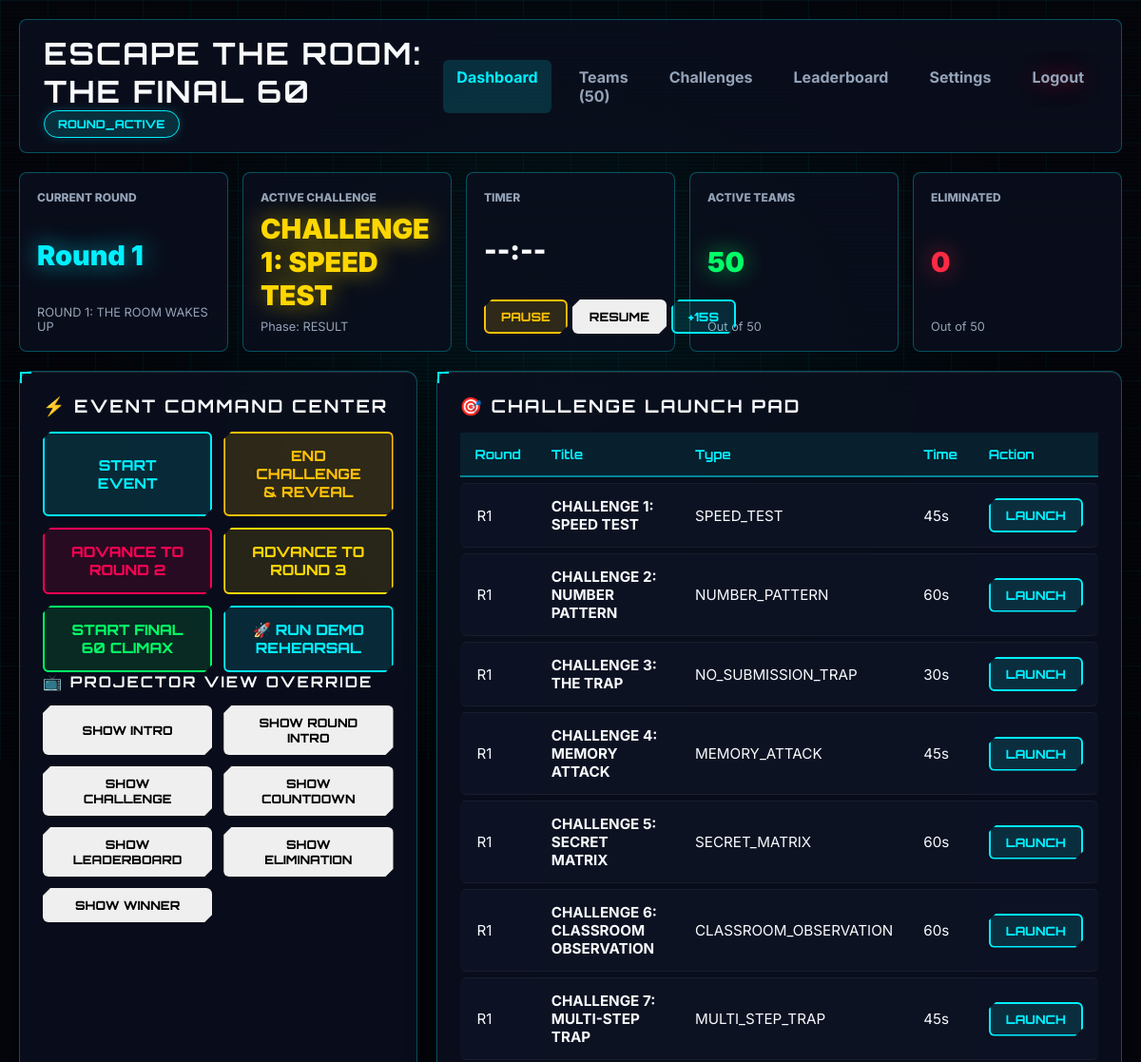
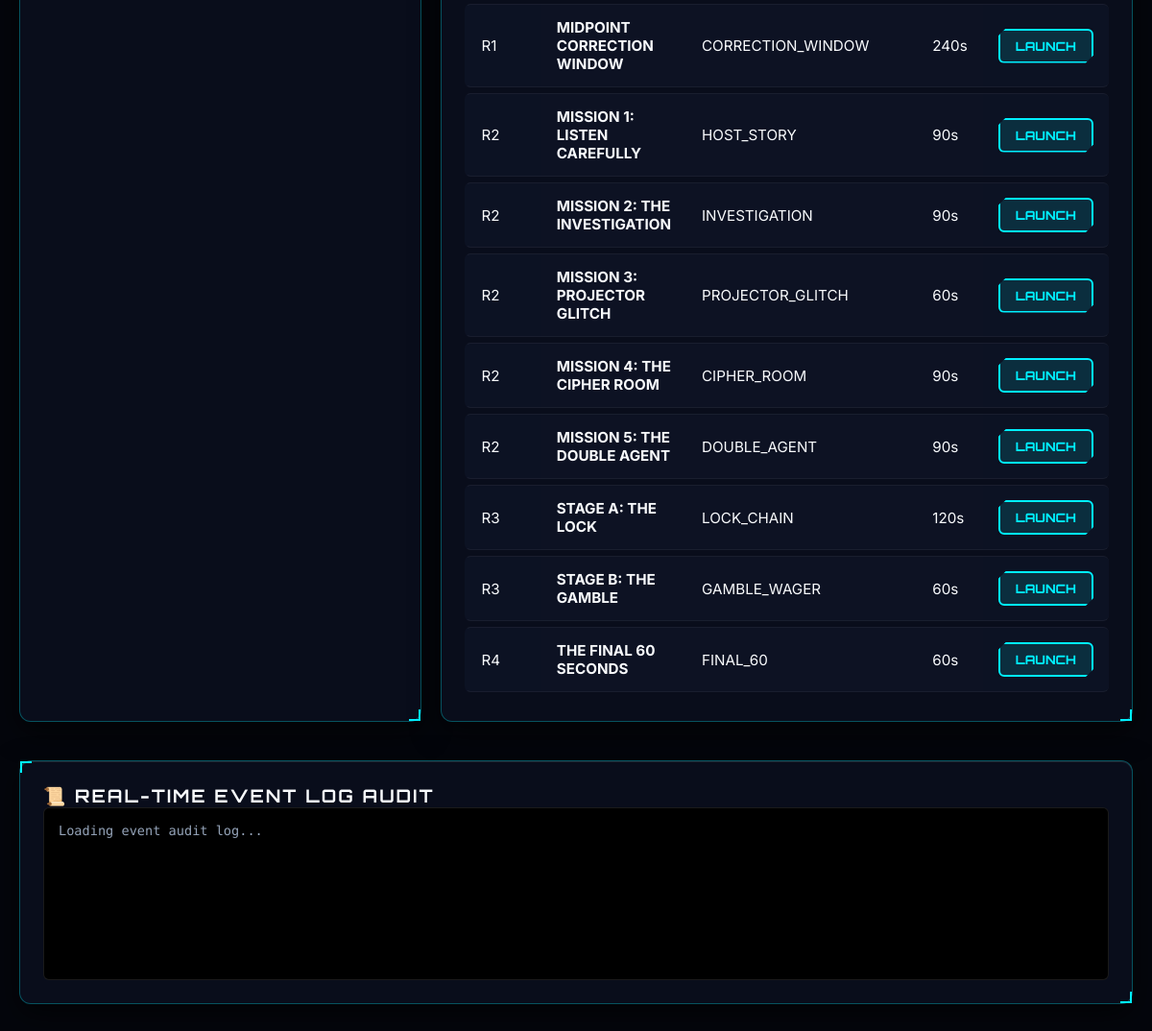
Screenshot of /host/dashboard (signed in) with the database file from the repository (2 pictures, top to bottom).
### tables this page shows
CREATE TABLE event (
    id INTEGER PRIMARY KEY AUTOINCREMENT,
    event_name TEXT NOT NULL DEFAULT 'ESCAPE THE ROOM: THE FINAL 60',
    status TEXT NOT NULL DEFAULT 'IDLE', -- IDLE, ROUND_ACTIVE, PAUSED, ROUND_COMPLETE, FINAL_ACTIVE, ENDED
    current_round INTEGER NOT NULL DEFAULT 1, -- 1 (R1), 2 (R2), 3 (R3), 4 (Final 60)
    current_challenge_id INTEGER DEFAULT NULL,
    current_phase TEXT NOT NULL DEFAULT 'INTRO', -- INTRO, ROUND_INTRO, CHALLENGE, COUNTDOWN, WARNING, RESULT, LEADERBOARD, ELIMINATION, FINAL_60, WINNER
    challenge_start_time REAL DEFAULT NULL,
    challenge_paused_at REAL DEFAULT NULL,
    pause_accumulated_sec REAL DEFAULT 0,
    challenge_duration_sec INTEGER DEFAULT 0,
    updated_at TIMESTAMP DEFAULT CURRENT_TIMESTAMP
);

CREATE TABLE rounds (
    id INTEGER PRIMARY KEY AUTOINCREMENT,
    round_number INTEGER UNIQUE NOT NULL,
    title TEXT NOT NULL,
    subtitle TEXT NOT NULL,
    status TEXT NOT NULL DEFAULT 'PENDING', -- PENDING, IN_PROGRESS, COMPLETED
    start_team_count INTEGER NOT NULL,
    end_team_count INTEGER NOT NULL,
    target_duration_min INTEGER NOT NULL
);

CREATE TABLE challenges (
    id INTEGER PRIMARY KEY AUTOINCREMENT,
    round_id INTEGER NOT NULL,
    mission_id INTEGER DEFAULT 1,
    challenge_key TEXT UNIQUE NOT NULL,
    title TEXT NOT NULL,
    description TEXT,
    challenge_type TEXT NOT NULL, -- SPEED_TEST, NUMBER_PATTERN, NO_SUBMISSION_TRAP, MEMORY_ATTACK, SECRET_MATRIX, CLASSROOM_OBSERVATION, MULTI_STEP_TRAP, CORRECTION_WINDOW, HOST_STORY, INVESTIGATION, PROJECTOR_GLITCH, CIPHER_ROOM, DOUBLE_AGENT, LOCK_CHAIN, GAMBLE_WAGER, FINAL_60
    duration_sec INTEGER NOT NULL DEFAULT 60,
    correct_answer TEXT,
    expected_action TEXT DEFAULT 'SUBMIT_ANSWER', -- SUBMIT_ANSWER, NO_SUBMISSION, SELECT_OPTION, ENTER_CODE, CHOOSE_WAGER
    base_points INTEGER NOT NULL DEFAULT 10,
    speed_bonus_points INTEGER NOT NULL DEFAULT 0,
    penalty_points INTEGER NOT NULL DEFAULT 0,
    difficulty TEXT NOT NULL DEFAULT 'EASY', -- EASY, MEDIUM, HARD, MONSTER
    display_data_json TEXT,
    options_json TEXT,
    order_index INTEGER NOT NULL DEFAULT 1,
    FOREIGN KEY (round_id) REFERENCES rounds (id)
);

### routes/host_routes.py (the view)
@host_bp.route('/')
@host_bp.route('/dashboard')
def dashboard():
    state = RoundManager.get_current_state()
    remaining, is_running, is_paused = TimerManager.get_remaining_sec()
    state['timer'] = {
        "remaining": remaining,
        "is_running": is_running,
        "is_paused": is_paused
    }
    challenges = query_db("SELECT * FROM challenges ORDER BY round_id ASC, order_index ASC")
    rounds = query_db("SELECT * FROM rounds ORDER BY round_number ASC")
    return render_template('host/dashboard.html', state=state, challenges=challenges, rounds=rounds, local_ip=LOCAL_IP, port=PORT)

### database.py (called while the page is built)
def get_db():
    os.makedirs(os.path.dirname(DATABASE_PATH), exist_ok=True)
    conn = sqlite3.connect(DATABASE_PATH, timeout=15)
    conn.row_factory = sqlite3.Row
    conn.execute("PRAGMA foreign_keys = ON;")
    return conn

def query_db(query, args=(), one=False):
    conn = get_db()
    try:
        cur = conn.cursor()
        cur.execute(query, args)
        rv = cur.fetchall()
        return (rv[0] if rv else None) if one else rv
    finally:
        conn.close()

### routes/host_routes.py (called while the page is built)
def check_host_auth():
    return session.get('is_host', False)

@host_bp.before_request
def require_host_login():
    if request.endpoint and 'login' not in request.endpoint and not check_host_auth():
        return redirect(url_for('host.login'))

### templates/host/dashboard.html (shortened to what this page needs)
{% extends "base.html" %}
{% block extra_css %}<link rel="stylesheet" href="{{ url_for('static', filename='css/host.css') }}">{% endblock %}
{% block content %}
<div class="host-layout">
    <header class="host-header">
        <div class="header-title">
            <h1>ESCAPE THE ROOM: THE FINAL 60</h1>
            <span class="status-pill status-{{ state.status|lower }}">{{ state.status }}</span>
        </div>
        <div class="header-nav">
            <a href="{{ url_for('host.dashboard') }}" class="active">Dashboard</a>
            <a href="{{ url_for('host.teams') }}">Teams (50)</a>
            <a href="{{ url_for('host.challenges') }}">Challenges</a>
            <a href="{{ url_for('host.leaderboard') }}">Leaderboard</a>
            <a href="{{ url_for('host.settings') }}">Settings</a>
            <a href="{{ url_for('host.logout') }}" class="text-danger">Logout</a>
        </div>
    </header>
    <div class="kpi-grid">
        <div class="kpi-card">
            <span class="kpi-label">CURRENT ROUND</span>
            <span class="kpi-value text-cyan" id="kpi-round">Round {{ state.current_round }}</span>
            <span class="kpi-sub" id="kpi-round-title">{{ state.round_title }}</span>
        </div>
        <div class="kpi-card">
            <span class="kpi-label">ACTIVE CHALLENGE</span>
            <span class="kpi-value text-gold" id="kpi-challenge">
                {% if state.active_challenge %}{{ state.active_challenge.title }}{% else %}NO ACTIVE CHALLENGE{% endif %}
            </span>
            <span class="kpi-sub" id="kpi-phase">Phase: {{ state.current_phase }}</span>
        </div>
        <div class="kpi-card">
            <span class="kpi-label">TIMER</span>
            <span class="kpi-value timer-display" id="kpi-timer">--:--</span>
            <div class="timer-controls-mini">
                <button onclick="hostAction('pause_event')" class="btn-sm btn-warning">Pause</button>
                <button onclick="hostAction('resume_event')" class="btn-sm btn-success">Resume</button>
                <button onclick="hostAction('extend_timer', {seconds: 15})" class="btn-sm btn-cyan">+15s</button>
            </div>
        </div>
        <div class="kpi-card">
            <span class="kpi-label">ACTIVE TEAMS</span>
            <span class="kpi-value text-green" id="kpi-active-count">{{ state.active_teams_count }}</span>
            <span class="kpi-sub">Out of 50</span>
        </div>
        <div class="kpi-card">
            <span class="kpi-label">ELIMINATED</span>
            <span class="kpi-value text-danger" id="kpi-eliminated-count">{{ state.eliminated_teams_count }}</span>
            <span class="kpi-sub">Out of 50</span>
        </div>
    </div>
    <div class="dashboard-main-grid">
        <div class="panel-box">
            <h3>⚡ EVENT COMMAND CENTER</h3>
            <div class="action-btn-group">
                <button onclick="hostAction('start_event')" class="btn-cyan">START EVENT</button>
                <button onclick="hostAction('end_challenge')" class="btn-warning">END CHALLENGE & REVEAL</button>
                <button onclick="hostAction('advance_round', {round_number: 2})" class="btn-magenta">ADVANCE TO ROUND 2</button>
                <button onclick="hostAction('advance_round', {round_number: 3})" class="btn-gold">ADVANCE TO ROUND 3</button>
                <button onclick="hostAction('start_final_60')" class="btn-green">START FINAL 60 CLIMAX</button>
                <button onclick="hostAction('demo_mode')" class="btn-cyan">🚀 RUN DEMO REHEARSAL</button>
            </div>
            <h4 class="mt-4">📺 PROJECTOR VIEW OVERRIDE</h4>
            <div class="action-btn-group">
                <button onclick="hostAction('set_phase', {phase: 'INTRO'})" class="btn-sm">Show Intro</button>
                <button onclick="hostAction('set_phase', {phase: 'ROUND_INTRO'})" class="btn-sm">Show Round Intro</button>
                <button onclick="hostAction('set_phase', {phase: 'CHALLENGE'})" class="btn-sm">Show Challenge</button>
                <button onclick="hostAction('set_phase', {phase: 'COUNTDOWN'})" class="btn-sm">Show Countdown</button>
                <button onclick="hostAction('set_phase', {phase: 'LEADERBOARD'})" class="btn-sm">Show Leaderboard</button>
                <button onclick="hostAction('set_phase', {phase: 'ELIMINATION'})" class="btn-sm">Show Elimination</button>
                <button onclick="hostAction('set_phase', {phase: 'WINNER'})" class="btn-sm">Show Winner</button>
            </div>
        </div>
        <div class="panel-box">
            <h3>🎯 CHALLENGE LAUNCH PAD</h3>
            <div class="table-responsive">
                <table class="hud-table">
                    <thead>
                        <tr>
                            <th>Round</th>
                            <th>Title</th>
                            <th>Type</th>
                            <th>Time</th>
                            <th>Action</th>
                        </tr>
                    </thead>
                    <tbody>
                        {% for ch in challenges %}
                        <tr class="{% if state.current_challenge_id == ch.id %}row-active{% endif %}">
                            <td>R{{ ch.round_id }}</td>
                            <td><strong>{{ ch.title }}</strong></td>
                            <td><span class="badge">{{ ch.challenge_type }}</span></td>
                            <td>{{ ch.duration_sec }}s</td>
                            <td>
                                <button onclick="hostAction('start_challenge', {challenge_id: {{ ch.id }}})" class="btn-sm btn-cyan">
                                    LAUNCH
                                </button>
                            </td>
                        </tr>
                        {% endfor %}
                    </tbody>
                </table>
            </div>
        </div>
    </div>
    <div class="panel-box mt-4">
        <h3>📜 REAL-TIME EVENT LOG AUDIT</h3>
        <div class="log-feed" id="log-feed">
            <p class="text-muted">Loading event audit log...</p>
        </div>
    </div>
</div>
{% endblock %}

### templates/base.html (shortened to what this page needs)
<!DOCTYPE html>
<html lang="en">
<head>
    <link rel="stylesheet" href="{{ url_for('static', filename='css/global.css') }}">
    {% block extra_css %}{% endblock %}
</head>
<body class="theme-dark {% block body_class %}{% endblock %}">
    <main class="app-container">
        {% block content %}{% endblock %}
    </main>
</body>
</html>

### static/css/global.css (style rules this page uses)
:root { --bg-dark: #04060c; --bg-panel: rgba(10, 15, 29, 0.9); --bg-card: rgba(15, 23, 42, 0.95); --cyan: #00f0ff; --cyan-glow: 0 0 25px rgba(0, 240, 255, 0.6); --cyan-border: rgba(0, 240, 255, 0.5); --magenta: #ff0055; --magenta-glow: 0 0 25px rgba(255, 0, 85, 0.6); --magenta-border: rgba(255, 0, 85, 0.5); --gold: #ffd700; --gold-glow: 0 0 25px rgba(255, 215, 0, 0.6); --gold-border: rgba(255, 215, 0, 0.5); --green: #00ff66; --green-glow: 0 0 25px rgba(0, 255, 102, 0.6); --green-border: rgba(0, 255, 102, 0.5); --red: #ff2a44; --red-glow: 0 0 25px rgba(255, 42, 68, 0.6); --text-main: #f8fafc; --text-muted: #94a3b8; --border-hud: rgba(0, 240, 255, 0.3); --font-title: 'Orbitron', sans-serif; --font-sub: 'Rajdhani', sans-serif; --font-mono: 'Share Tech Mono', monospace; --font-sans: 'Inter', sans-serif; }
* { box-sizing: border-box; margin: 0; padding: 0; }
body { background-color: var(--bg-dark); color: var(--text-main); font-family: var(--font-sans); min-height: 100vh; overflow-x: hidden; }
.app-container { padding: 20px; max-width: 1440px; margin: 0 auto; }
h1, h2, h3, h4 { font-family: var(--font-title); letter-spacing: 2px; text-transform: uppercase; }
.text-cyan { color: var(--cyan); text-shadow: var(--cyan-glow); }
.text-gold { color: var(--gold); text-shadow: var(--gold-glow); }
.text-green { color: var(--green); text-shadow: var(--green-glow); }
.text-danger { color: var(--red); text-shadow: var(--red-glow); }
.text-muted { color: var(--text-muted); }
button, .btn-cyan, .btn-magenta, .btn-gold, .btn-green, .btn-danger, .btn-warning { display: inline-flex; align-items: center; justify-content: center; gap: 8px; padding: 14px 28px; font-family: var(--font-title); font-size: 0.95rem; font-weight: 800; text-transform: uppercase; text-decoration: none; border: 2px solid transparent; border-radius: 6px; cursor: pointer; transition: all 0.25s cubic-bezier(0.4, 0, 0.2, 1); box-shadow: 0 4px 15px rgba(0,0,0,0.5); clip-path: polygon(8px 0, 100% 0, 100% calc(100% - 8px), calc(100% - 8px) 100%, 0 100%, 0 8px); }
.btn-cyan { background: rgba(0, 240, 255, 0.12); color: var(--cyan); border-color: var(--cyan); }
.btn-magenta { background: rgba(255, 0, 85, 0.12); color: var(--magenta); border-color: var(--magenta); }
.btn-gold { background: rgba(255, 215, 0, 0.12); color: var(--gold); border-color: var(--gold); }
.btn-green { background: rgba(0, 255, 102, 0.12); color: var(--green); border-color: var(--green); }
.btn-warning { background: rgba(255, 193, 7, 0.15); color: #ffc107; border-color: #ffc107; }
.btn-sm { padding: 8px 16px; font-size: 0.8rem; }
.panel-box { background: var(--bg-panel); border: 1px solid var(--border-hud); border-radius: 12px; padding: 24px; backdrop-filter: blur(16px); box-shadow: 0 10px 30px rgba(0,0,0,0.6), inset 0 1px 0 rgba(255,255,255,0.1); margin-bottom: 20px; position: relative; }
.panel-box::before { content: ''; position: absolute; top: 0; left: 0; width: 10px; height: 10px; border-top: 2px solid var(--cyan); border-left: 2px solid var(--cyan); }
.panel-box::after { content: ''; position: absolute; bottom: 0; right: 0; width: 10px; height: 10px; border-bottom: 2px solid var(--cyan); border-right: 2px solid var(--cyan); }
.status-pill { display: inline-flex; align-items: center; gap: 6px; padding: 6px 14px; font-family: var(--font-title); font-size: 0.75rem; font-weight: 800; border-radius: 20px; text-transform: uppercase; }
.status-active, .status-round_active { background: rgba(0, 240, 255, 0.15); color: var(--cyan); border: 1px solid var(--cyan); box-shadow: 0 0 10px rgba(0,240,255,0.2); }
.hud-table { width: 100%; border-collapse: separate; border-spacing: 0 6px; margin-top: 10px; }
.hud-table th { background: rgba(0, 240, 255, 0.08); color: var(--cyan); font-family: var(--font-title); text-align: left; padding: 14px 16px; font-size: 0.85rem; border-bottom: 2px solid var(--cyan-border); }
.hud-table td { padding: 14px 16px; background: rgba(15, 23, 42, 0.6); border-top: 1px solid rgba(255,255,255,0.05); border-bottom: 1px solid rgba(255,255,255,0.05); font-size: 0.95rem; }
.hud-table tr td:first-child { border-left: 2px solid transparent; border-top-left-radius: 6px; border-bottom-left-radius: 6px; }
.hud-table tr td:last-child { border-top-right-radius: 6px; border-bottom-right-radius: 6px; }

### rows the page displays
event: status "ROUND_ACTIVE", current_phase "RESULT"
rounds: round_title "ROUND 1: THE ROOM WAKES UP"
challenges: active_challenge "CHALLENGE 1: SPEED TEST", round_id "1", title "CHALLENGE 1: SPEED TEST", challenge_type "SPEED_TEST", duration_sec "45"
challenges: round_id "1", title "CHALLENGE 2: NUMBER PATTERN", challenge_type "NUMBER_PATTERN", duration_sec "60"
challenges: round_id "1", title "CHALLENGE 3: THE TRAP", challenge_type "NO_SUBMISSION_TRAP", duration_sec "30"
challenges: round_id "1", title "CHALLENGE 4: MEMORY ATTACK", challenge_type "MEMORY_ATTACK", duration_sec "45"
challenges: round_id "1", title "CHALLENGE 5: SECRET MATRIX", challenge_type "SECRET_MATRIX", duration_sec "60"
challenges: round_id "1", title "CHALLENGE 6: CLASSROOM OBSERVATION", challenge_type "CLASSROOM_OBSERVATION", duration_sec "60"
challenges: round_id "1", title "CHALLENGE 7: MULTI-STEP TRAP", challenge_type "MULTI_STEP_TRAP", duration_sec "45"
challenges: round_id "1", title "MIDPOINT CORRECTION WINDOW", challenge_type "CORRECTION_WINDOW", duration_sec "240"
challenges: round_id "2", title "MISSION 1: LISTEN CAREFULLY", challenge_type "HOST_STORY", duration_sec "90"
challenges: round_id "2", title "MISSION 2: THE INVESTIGATION", challenge_type "INVESTIGATION", duration_sec "90"
challenges: round_id "2", title "MISSION 3: PROJECTOR GLITCH", challenge_type "PROJECTOR_GLITCH", duration_sec "60"
challenges: round_id "2", title "MISSION 4: THE CIPHER ROOM", challenge_type "CIPHER_ROOM", duration_sec "90"
challenges: round_id "2", title "MISSION 5: THE DOUBLE AGENT", challenge_type "DOUBLE_AGENT", duration_sec "90"
challenges: round_id "3", title "STAGE A: THE LOCK", challenge_type "LOCK_CHAIN", duration_sec "120"
challenges: round_id "3", title "STAGE B: THE GAMBLE", challenge_type "GAMBLE_WAGER", duration_sec "60"
challenges: round_id "4", title "THE FINAL 60 SECONDS", challenge_type "FINAL_60", duration_sec "60"

### other values shown
{{ state.current_round }} "1"
{{ state.active_teams_count }} "50"
{{ state.eliminated_teams_count }} "0"
